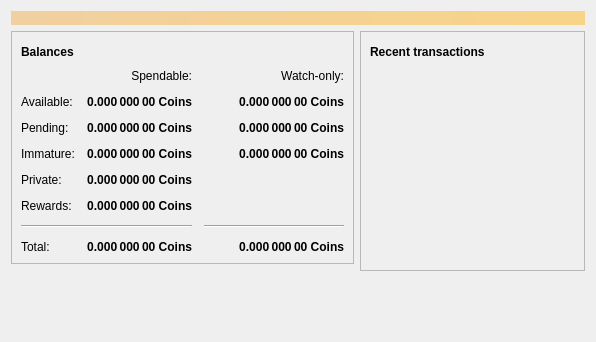
<?xml version="1.0" encoding="UTF-8"?>
<ui version="4.0">
 <class>OverviewPage</class>
 <widget class="QWidget" name="OverviewPage">
  <property name="geometry">
   <rect>
    <x>0</x>
    <y>0</y>
    <width>596</width>
    <height>342</height>
   </rect>
  </property>
  <property name="windowTitle">
   <string>Form</string>
  </property>
  <layout class="QVBoxLayout" name="topLayout">
   <item>
    <widget class="QLabel" name="labelAlerts">
     <property name="visible">
      <bool>false</bool>
     </property>
     <property name="styleSheet">
      <string notr="true">QLabel { background-color: qlineargradient(x1: 0, y1: 0, x2: 1, y2: 0, stop:0 #F0D0A0, stop:1 #F8D488); color:#000000; }</string>
     </property>
     <property name="wordWrap">
      <bool>true</bool>
     </property>
     <property name="margin">
      <number>3</number>
     </property>
     <property name="textInteractionFlags">
      <set>Qt::TextSelectableByMouse</set>
     </property>
    </widget>
   </item>
   <item>
    <layout class="QHBoxLayout" name="horizontalLayout" stretch="1,1">
     <item>
      <layout class="QVBoxLayout" name="verticalLayout_2">
       <item>
        <widget class="QFrame" name="frame">
         <property name="frameShape">
          <enum>QFrame::StyledPanel</enum>
         </property>
         <property name="frameShadow">
          <enum>QFrame::Raised</enum>
         </property>
         <layout class="QVBoxLayout" name="verticalLayout_4">
          <item>
           <layout class="QHBoxLayout" name="horizontalLayout_4">
            <item>
             <widget class="QLabel" name="label_6">
              <property name="font">
               <font>
                <weight>75</weight>
                <bold>true</bold>
               </font>
              </property>
              <property name="text">
               <string>Balances</string>
              </property>
             </widget>
            </item>
            <item>
             <widget class="QPushButton" name="labelWalletStatus">
              <property name="enabled">
               <bool>true</bool>
              </property>
              <property name="maximumSize">
               <size>
                <width>30</width>
                <height>16777215</height>
               </size>
              </property>
              <property name="toolTip">
               <string>The displayed information may be out of date. Your wallet automatically synchronizes with the Squishy network after a connection is established, but this process has not completed yet.</string>
              </property>
              <property name="text">
               <string/>
              </property>
              <property name="icon">
               <iconset resource="../squishy.qrc">
                <normaloff>:/icons/warning</normaloff>
                <disabledoff>:/icons/warning</disabledoff>:/icons/warning</iconset>
              </property>
              <property name="iconSize">
               <size>
                <width>24</width>
                <height>24</height>
               </size>
              </property>
              <property name="flat">
               <bool>true</bool>
              </property>
             </widget>
            </item>
            <item>
             <spacer name="horizontalSpacer_4">
              <property name="orientation">
               <enum>Qt::Horizontal</enum>
              </property>
              <property name="sizeHint" stdset="0">
               <size>
                <width>40</width>
                <height>20</height>
               </size>
              </property>
             </spacer>
            </item>
           </layout>
          </item>
          <item>
           <layout class="QGridLayout" name="gridLayout" rowstretch="0,0,0,0,0,0,0,0">
            <property name="spacing">
             <number>12</number>
            </property>
            <item row="7" column="0">
             <widget class="QLabel" name="labelTotalText">
              <property name="text">
               <string>Total:</string>
              </property>
             </widget>
            </item>
            <item row="7" column="1">
             <widget class="QLabel" name="labelTotal">
              <property name="font">
               <font>
                <weight>75</weight>
                <bold>true</bold>
               </font>
              </property>
              <property name="cursor">
               <cursorShape>IBeamCursor</cursorShape>
              </property>
              <property name="toolTip">
               <string>Your current total balance</string>
              </property>
              <property name="text">
               <string notr="true">0.000 000 00 Coins</string>
              </property>
              <property name="alignment">
               <set>Qt::AlignRight|Qt::AlignTrailing|Qt::AlignVCenter</set>
              </property>
              <property name="textInteractionFlags">
               <set>Qt::LinksAccessibleByMouse|Qt::TextSelectableByKeyboard|Qt::TextSelectableByMouse</set>
              </property>
             </widget>
            </item>
            <item row="1" column="2">
             <widget class="QLabel" name="labelWatchAvailable">
              <property name="font">
               <font>
                <weight>75</weight>
                <bold>true</bold>
               </font>
              </property>
              <property name="cursor">
               <cursorShape>IBeamCursor</cursorShape>
              </property>
              <property name="toolTip">
               <string>Your current balance in watch-only addresses</string>
              </property>
              <property name="text">
               <string notr="true">0.000 000 00 Coins</string>
              </property>
              <property name="alignment">
               <set>Qt::AlignRight|Qt::AlignTrailing|Qt::AlignVCenter</set>
              </property>
              <property name="textInteractionFlags">
               <set>Qt::LinksAccessibleByMouse|Qt::TextSelectableByKeyboard|Qt::TextSelectableByMouse</set>
              </property>
             </widget>
            </item>
            <item row="2" column="2">
             <widget class="QLabel" name="labelWatchPending">
              <property name="font">
               <font>
                <weight>75</weight>
                <bold>true</bold>
               </font>
              </property>
              <property name="cursor">
               <cursorShape>IBeamCursor</cursorShape>
              </property>
              <property name="toolTip">
               <string>Unconfirmed transactions to watch-only addresses</string>
              </property>
              <property name="text">
               <string notr="true">0.000 000 00 Coins</string>
              </property>
              <property name="alignment">
               <set>Qt::AlignRight|Qt::AlignTrailing|Qt::AlignVCenter</set>
              </property>
              <property name="textInteractionFlags">
               <set>Qt::LinksAccessibleByMouse|Qt::TextSelectableByKeyboard|Qt::TextSelectableByMouse</set>
              </property>
             </widget>
            </item>
            <item row="3" column="2">
             <widget class="QLabel" name="labelWatchImmature">
              <property name="font">
               <font>
                <weight>75</weight>
                <bold>true</bold>
               </font>
              </property>
              <property name="cursor">
               <cursorShape>IBeamCursor</cursorShape>
              </property>
              <property name="toolTip">
               <string>Mined balance in watch-only addresses that has not yet matured</string>
              </property>
              <property name="text">
               <string notr="true">0.000 000 00 Coins</string>
              </property>
              <property name="alignment">
               <set>Qt::AlignRight|Qt::AlignTrailing|Qt::AlignVCenter</set>
              </property>
              <property name="textInteractionFlags">
               <set>Qt::LinksAccessibleByMouse|Qt::TextSelectableByKeyboard|Qt::TextSelectableByMouse</set>
              </property>
             </widget>
            </item>
            <item row="6" column="0" colspan="2">
             <widget class="Line" name="line">
              <property name="orientation">
               <enum>Qt::Horizontal</enum>
              </property>
             </widget>
            </item>
            <item row="2" column="1">
             <widget class="QLabel" name="labelUnconfirmed">
              <property name="font">
               <font>
                <weight>75</weight>
                <bold>true</bold>
               </font>
              </property>
              <property name="cursor">
               <cursorShape>IBeamCursor</cursorShape>
              </property>
              <property name="toolTip">
               <string>Total of transactions that have yet to be confirmed, and do not yet count toward the spendable balance</string>
              </property>
              <property name="text">
               <string notr="true">0.000 000 00 Coins</string>
              </property>
              <property name="alignment">
               <set>Qt::AlignRight|Qt::AlignTrailing|Qt::AlignVCenter</set>
              </property>
              <property name="textInteractionFlags">
               <set>Qt::LinksAccessibleByMouse|Qt::TextSelectableByKeyboard|Qt::TextSelectableByMouse</set>
              </property>
             </widget>
            </item>
            <item row="6" column="2">
             <widget class="Line" name="lineWatchBalance">
              <property name="sizePolicy">
               <sizepolicy hsizetype="Preferred" vsizetype="Fixed">
                <horstretch>0</horstretch>
                <verstretch>0</verstretch>
               </sizepolicy>
              </property>
              <property name="minimumSize">
               <size>
                <width>140</width>
                <height>0</height>
               </size>
              </property>
              <property name="orientation">
               <enum>Qt::Horizontal</enum>
              </property>
             </widget>
            </item>
            <item row="3" column="0">
             <widget class="QLabel" name="labelImmatureText">
              <property name="text">
               <string>Immature:</string>
              </property>
             </widget>
            </item>
            <item row="3" column="1">
             <widget class="QLabel" name="labelImmature">
              <property name="font">
               <font>
                <weight>75</weight>
                <bold>true</bold>
               </font>
              </property>
              <property name="cursor">
               <cursorShape>IBeamCursor</cursorShape>
              </property>
              <property name="toolTip">
               <string>Mined balance that has not yet matured</string>
              </property>
              <property name="text">
               <string notr="true">0.000 000 00 Coins</string>
              </property>
              <property name="alignment">
               <set>Qt::AlignRight|Qt::AlignTrailing|Qt::AlignVCenter</set>
              </property>
              <property name="textInteractionFlags">
               <set>Qt::LinksAccessibleByMouse|Qt::TextSelectableByKeyboard|Qt::TextSelectableByMouse</set>
              </property>
             </widget>
            </item>
            <item row="7" column="2">
             <widget class="QLabel" name="labelWatchTotal">
              <property name="font">
               <font>
                <weight>75</weight>
                <bold>true</bold>
               </font>
              </property>
              <property name="cursor">
               <cursorShape>IBeamCursor</cursorShape>
              </property>
              <property name="toolTip">
               <string>Current total balance in watch-only addresses</string>
              </property>
              <property name="text">
               <string notr="true">0.000 000 00 Coins</string>
              </property>
              <property name="alignment">
               <set>Qt::AlignRight|Qt::AlignTrailing|Qt::AlignVCenter</set>
              </property>
              <property name="textInteractionFlags">
               <set>Qt::LinksAccessibleByMouse|Qt::TextSelectableByKeyboard|Qt::TextSelectableByMouse</set>
              </property>
             </widget>
            </item>
            <item row="0" column="2">
             <widget class="QLabel" name="labelWatchonly">
              <property name="text">
               <string>Watch-only:</string>
              </property>
              <property name="alignment">
               <set>Qt::AlignRight|Qt::AlignTrailing|Qt::AlignVCenter</set>
              </property>
             </widget>
            </item>
            <item row="1" column="0">
             <widget class="QLabel" name="labelBalanceText">
              <property name="text">
               <string>Available:</string>
              </property>
             </widget>
            </item>
            <item row="1" column="1">
             <widget class="QLabel" name="labelBalance">
              <property name="font">
               <font>
                <weight>75</weight>
                <bold>true</bold>
               </font>
              </property>
              <property name="cursor">
               <cursorShape>IBeamCursor</cursorShape>
              </property>
              <property name="toolTip">
               <string>Your current spendable balance</string>
              </property>
              <property name="text">
               <string notr="true">0.000 000 00 Coins</string>
              </property>
              <property name="alignment">
               <set>Qt::AlignRight|Qt::AlignTrailing|Qt::AlignVCenter</set>
              </property>
              <property name="textInteractionFlags">
               <set>Qt::LinksAccessibleByMouse|Qt::TextSelectableByKeyboard|Qt::TextSelectableByMouse</set>
              </property>
             </widget>
            </item>
            <item row="0" column="1">
             <widget class="QLabel" name="labelSpendable">
              <property name="text">
               <string>Spendable:</string>
              </property>
              <property name="alignment">
               <set>Qt::AlignRight|Qt::AlignTrailing|Qt::AlignVCenter</set>
              </property>
             </widget>
            </item>
            <item row="2" column="0">
             <widget class="QLabel" name="labelPendingText">
              <property name="text">
               <string>Pending:</string>
              </property>
              <property name="margin">
               <number>0</number>
              </property>
             </widget>
            </item>
            <item row="4" column="0">
             <widget class="QLabel" name="labelPrivateTotalText">
              <property name="mouseTracking">
               <bool>false</bool>
              </property>
              <property name="text">
               <string>Private:</string>
              </property>
              <property name="textFormat">
               <enum>Qt::AutoText</enum>
              </property>
             </widget>
            </item>
            <item row="4" column="1">
             <widget class="QLabel" name="labelPrivateBalance">
              <property name="font">
               <font>
                <weight>75</weight>
                <bold>true</bold>
               </font>
              </property>
              <property name="cursor">
               <cursorShape>IBeamCursor</cursorShape>
              </property>
              <property name="toolTip">
               <string>Your current private balance</string>
              </property>
              <property name="text">
               <string>0.000 000 00 Coins</string>
              </property>
              <property name="alignment">
               <set>Qt::AlignRight|Qt::AlignTrailing|Qt::AlignVCenter</set>
              </property>
              <property name="textInteractionFlags">
               <set>Qt::LinksAccessibleByMouse|Qt::TextSelectableByKeyboard|Qt::TextSelectableByMouse</set>
              </property>
             </widget>
            </item>
            <item row="2" column="3">
             <spacer name="horizontalSpacer_2">
              <property name="orientation">
               <enum>Qt::Horizontal</enum>
              </property>
              <property name="sizeType">
               <enum>QSizePolicy::Expanding</enum>
              </property>
              <property name="sizeHint" stdset="0">
               <size>
                <width>40</width>
                <height>13</height>
               </size>
              </property>
             </spacer>
            </item>
            <item row="5" column="1">
             <widget class="QLabel" name="labelInterestBalance">
              <property name="font">
               <font>
                <weight>75</weight>
                <bold>true</bold>
               </font>
              </property>
              <property name="cursor">
               <cursorShape>IBeamCursor</cursorShape>
              </property>
              <property name="toolTip">
               <string>Your current rewards (interest)</string>
              </property>
              <property name="text">
               <string>0.000 000 00 Coins</string>
              </property>
              <property name="alignment">
               <set>Qt::AlignRight|Qt::AlignTrailing|Qt::AlignVCenter</set>
              </property>
              <property name="textInteractionFlags">
               <set>Qt::LinksAccessibleByMouse|Qt::TextSelectableByKeyboard|Qt::TextSelectableByMouse</set>
              </property>
             </widget>
            </item>
            <item row="5" column="0">
             <widget class="QLabel" name="labelInterestTotalText">
              <property name="text">
               <string>Rewards:</string>
              </property>
             </widget>
            </item>
           </layout>
          </item>
         </layout>
        </widget>
       </item>
       <item>
        <spacer name="verticalSpacer">
         <property name="orientation">
          <enum>Qt::Vertical</enum>
         </property>
         <property name="sizeHint" stdset="0">
          <size>
           <width>20</width>
           <height>40</height>
          </size>
         </property>
        </spacer>
       </item>
      </layout>
     </item>
     <item>
      <layout class="QVBoxLayout" name="verticalLayout_3">
       <item>
        <widget class="QFrame" name="frame_2">
         <property name="frameShape">
          <enum>QFrame::StyledPanel</enum>
         </property>
         <property name="frameShadow">
          <enum>QFrame::Raised</enum>
         </property>
         <layout class="QVBoxLayout" name="verticalLayout">
          <item>
           <layout class="QHBoxLayout" name="horizontalLayout_2">
            <item>
             <widget class="QLabel" name="label_4">
              <property name="font">
               <font>
                <weight>75</weight>
                <bold>true</bold>
               </font>
              </property>
              <property name="text">
               <string>Recent transactions</string>
              </property>
             </widget>
            </item>
            <item>
             <widget class="QPushButton" name="labelTransactionsStatus">
              <property name="enabled">
               <bool>true</bool>
              </property>
              <property name="maximumSize">
               <size>
                <width>30</width>
                <height>16777215</height>
               </size>
              </property>
              <property name="toolTip">
               <string>The displayed information may be out of date. Your wallet automatically synchronizes with the Squishy network after a connection is established, but this process has not completed yet.</string>
              </property>
              <property name="text">
               <string/>
              </property>
              <property name="icon">
               <iconset resource="../squishy.qrc">
                <normaloff>:/icons/warning</normaloff>
                <disabledoff>:/icons/warning</disabledoff>:/icons/warning</iconset>
              </property>
              <property name="iconSize">
               <size>
                <width>24</width>
                <height>24</height>
               </size>
              </property>
              <property name="flat">
               <bool>true</bool>
              </property>
             </widget>
            </item>
            <item>
             <spacer name="horizontalSpacer">
              <property name="orientation">
               <enum>Qt::Horizontal</enum>
              </property>
              <property name="sizeHint" stdset="0">
               <size>
                <width>40</width>
                <height>20</height>
               </size>
              </property>
             </spacer>
            </item>
           </layout>
          </item>
          <item>
           <widget class="QListView" name="listTransactions">
            <property name="styleSheet">
             <string notr="true">QListView { background: transparent; }</string>
            </property>
            <property name="frameShape">
             <enum>QFrame::NoFrame</enum>
            </property>
            <property name="verticalScrollBarPolicy">
             <enum>Qt::ScrollBarAlwaysOff</enum>
            </property>
            <property name="horizontalScrollBarPolicy">
             <enum>Qt::ScrollBarAlwaysOff</enum>
            </property>
            <property name="selectionMode">
             <enum>QAbstractItemView::NoSelection</enum>
            </property>
           </widget>
          </item>
         </layout>
        </widget>
       </item>
       <item>
        <spacer name="verticalSpacer_2">
         <property name="orientation">
          <enum>Qt::Vertical</enum>
         </property>
         <property name="sizeHint" stdset="0">
          <size>
           <width>20</width>
           <height>40</height>
          </size>
         </property>
        </spacer>
       </item>
      </layout>
     </item>
    </layout>
   </item>
  </layout>
 </widget>
 <resources>
  <include location="../squishy.qrc"/>
 </resources>
 <connections/>
</ui>
